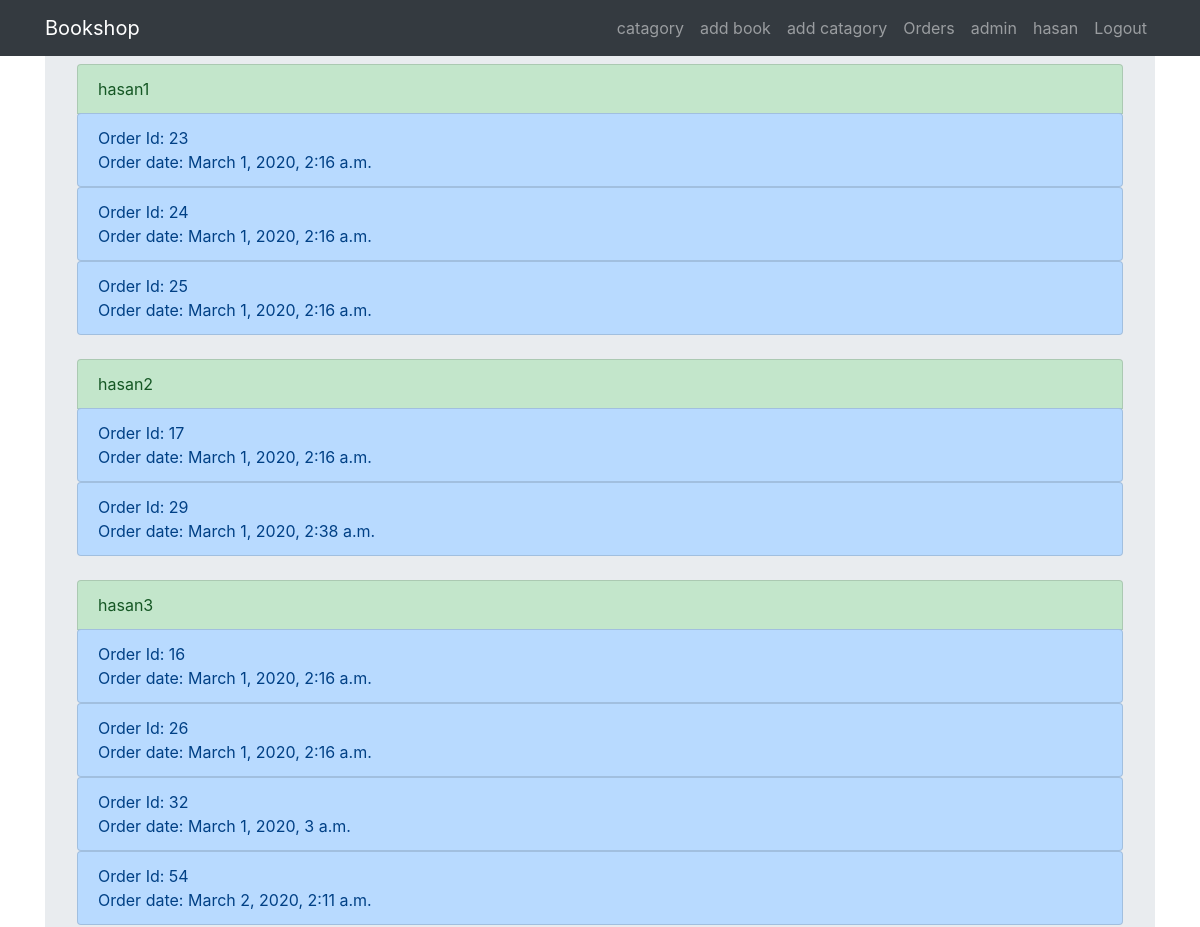
Before: /order (signed in, upper part) with the older database file.
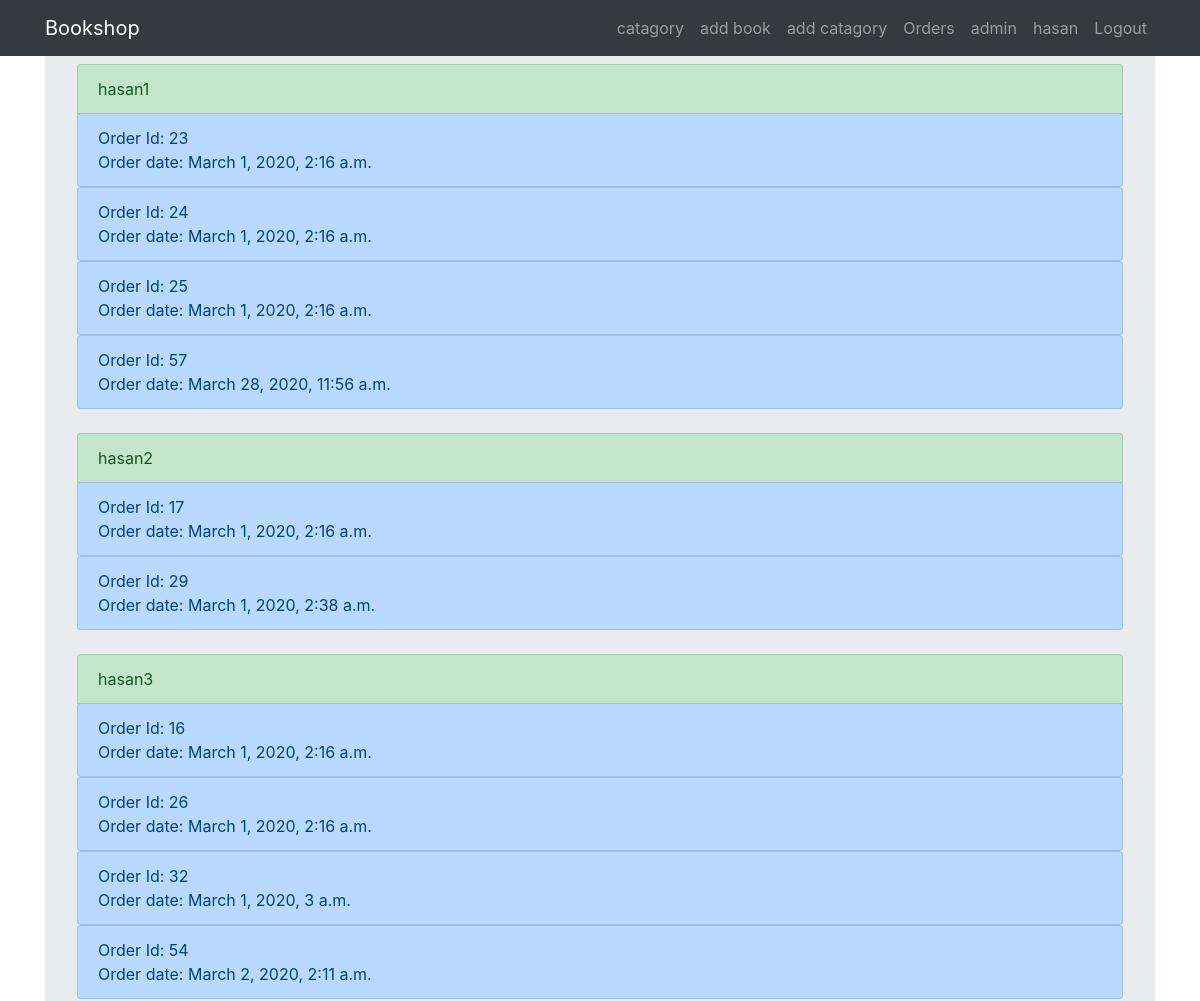
After: the same page with the newer database file.
### buy/models.py (models this page shows, shortened)
class Order(models.Model):
    user = models.ForeignKey(User, on_delete=models.CASCADE, blank=True, null=True)
    name = models.CharField(max_length=100,default=1)
    phone = models.CharField(max_length=100,default=1)
    aphone =models.CharField(max_length=100,default=1)
    country = models.CharField(max_length=100,default=1)
    district = models.CharField(max_length=100,default=1)
    thana = models.CharField(max_length=100,default=1)
    address = models.CharField(max_length=1000,default=1)
    total = models.IntegerField(default=1)
    date = models.DateTimeField(auto_now=True)

### buy/views.py (the view)
# urls.py: path('order', views.order, name='order'),
def order(request):
    template = loader.get_template('buy/order.html')
    if request.user.is_superuser:
        order = Order.objects.all()
        u = User.objects.all()
        context = {'order':order,'u':u}
        return HttpResponse(template.render(context, request))

### buy/templates/buy/order.html
{% extends 'base.html' %}
{% load static %}
{% block content %}
{% for u in u %}
{% if not u.is_superuser %}
<ul class="list-group">
 <li class="list-group-item list-group-item-success" href="#" >{{u.username}}</li>
      {% for order in order %}
       {% if order.user == u %}
        <div class="list-group">
            <a href="{% url 'order_detail' order.id %}" class="list-group-item list-group-item-action list-group-item-primary">
            Order Id: {{order.id}} <br>Order date: {{order.date}} </a>
          </div>
        {% endif %}
    {% endfor %}
</ul>
<br>
{% endif %}
{% endfor %}
{% endblock %}

### templates/base.html (shortened to what this page needs)
{% load static %}
<html>
   <head>
   {% load staticfiles %}
      <link href="{% static 'css/bootstrap.min.css' %}" rel="stylesheet">
      <link rel="stylesheet" href="{% static 'style.css' %}">
   </head>
   <body>
<nav class="navbar navbar-expand-sm bg-dark navbar-dark fixed-top"  >
  <div class="container">
  <a class="navbar-brand" href="{% url 'book_home' %}">Bookshop</a>
  <div class="collapse navbar-collapse" id="navbarResponsive">
  <ul class="navbar-nav ml-auto">
    <li class="nav-item ">
      <a class="nav-link" href="{% url 'catagory_home' %}">catagory</a>
    </li>
    {% if user.is_authenticated %}
    {% if user.is_superuser %}
    <li class="nav-item">
      <a class="nav-link" href="{% url 'book_add' %}">add book</a>
    </li>
    <li class="nav-item">
      <a class="nav-link" href="{% url 'catagory_add' %}">add catagory</a>
    </li>
    <li class="nav-item">
      <a class="nav-link" href="{% url 'order' %}">Orders</a>
    </li>
    <li class="nav-item">
      <a class="nav-link" href="http://127.0.0.1:8000/admin/">admin</a>
    </li>
    {% endif %}
    <li class="nav-item">
      <a class="nav-link" >{{user.username}}</a>
    </li>
    <li class="nav-item">
      <a class="nav-link" href="{% url 'logout' %}" >Logout</a>
    </li>
    {% endif %}
  </ul>
</div>
</div>
</nav>
<div class="container">
      <div class="jumbotron">
         {% block content %}
         {% endblock %}
      </div>
</div>
    </body>
</html>

Changed rows visible on the page:
added Order: id "57", date "March 28, 2020, 11:56 a.m."
